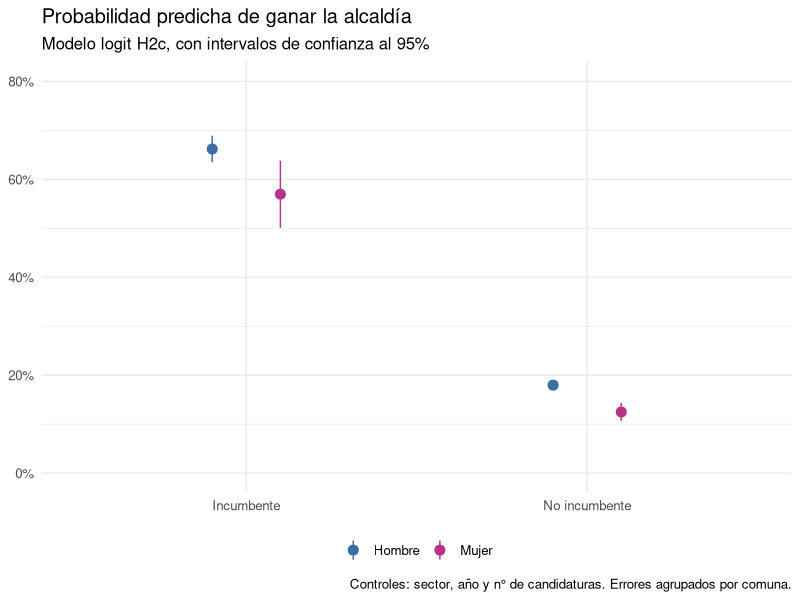

R code for this plot:
# =============================================================
# 04_modelos.R
# Estimación de los modelos para cada hipótesis:
#   H1 (oferta):    logit, ¿qué explica que una candidatura sea de una mujer?
#   H2 (demanda):   regresión lineal (% de votos) y logit (ganó o no)
#   H3 (reelección): logit de reelección entre incumbentes y
#                    logit ordenado del número de reelecciones
# Errores estándar agrupados por comuna, porque las candidaturas de
# una misma comuna comparten condiciones y no son independientes.
# Resultados: tablas (.csv) y gráficos (.png) en output/
# =============================================================

paquetes <- c("dplyr", "readr", "ggplot2", "sandwich", "lmtest", "MASS",
              "marginaleffects")
for (p in paquetes) {
  if (!requireNamespace(p, quietly = TRUE)) install.packages(p)
}
library(dplyr)
library(readr)
library(ggplot2)
library(sandwich)
library(lmtest)
library(marginaleffects)

base <- read_csv("data/clean/base_alcaldes.csv", show_col_types = FALSE) %>%
  mutate(
    anio   = factor(anio),
    # Categorías de referencia: hombre, izquierda
    sector = relevel(factor(sector), ref = "Izquierda")
  )
dir.create("output", showWarnings = FALSE)

# -------------------------------------------------------------
# Función para resumir un modelo en una tabla: coeficientes,
# errores agrupados por comuna, valor p e intervalo de confianza.
# En los logit se agregan las razones de odds (exp del coeficiente)
# -------------------------------------------------------------
resumir <- function(modelo, datos, nombre, logit = FALSE) {
  vc <- vcovCL(modelo, cluster = datos$comuna)
  ct <- coeftest(modelo, vcov. = vc)
  tabla <- data.frame(
    modelo      = nombre,
    variable    = rownames(ct),
    coeficiente = ct[, 1],
    error_est   = ct[, 2],
    valor_p     = ct[, 4],
    ic_inf      = ct[, 1] - 1.96 * ct[, 2],
    ic_sup      = ct[, 1] + 1.96 * ct[, 2],
    row.names = NULL
  )
  if (logit) {
    tabla$odds_ratio <- exp(tabla$coeficiente)
    tabla$or_ic_inf  <- exp(tabla$ic_inf)
    tabla$or_ic_sup  <- exp(tabla$ic_sup)
  }
  tabla$signif <- cut(tabla$valor_p, c(-Inf, 0.001, 0.01, 0.05, 0.1, Inf),
                      c("***", "**", "*", ".", ""))
  tabla$n <- nobs(modelo)
  tabla
}

# =============================================================
# H1. OFERTA: ¿en qué condiciones se presentan más mujeres?
# Variable dependiente: la candidatura es de una mujer (1/0)
# Muestra: todas las candidaturas 2004-2024
# Nota: el sector "Independiente" corresponde a las candidaturas
# fuera de pacto, por lo que captura también la dimensión de pacto
# =============================================================
m_h1 <- glm(mujer ~ sector + anio, data = base, family = binomial)
t_h1 <- resumir(m_h1, base, "H1: logit candidata mujer", logit = TRUE)

# =============================================================
# H2. DEMANDA: ¿se vota menos por las mujeres?
# Muestra: 2008-2024 (en 2004 no se sabe quién era incumbente)
# Controles: incumbencia, sector, año y n° de candidaturas en la comuna
# =============================================================
base_h2 <- base %>% filter(!is.na(incumbente)) %>% droplevels()

# H2a. Regresión lineal: % de votos obtenidos
m_h2a <- lm(pct_votos ~ mujer + incumbente + sector + anio + n_candidatos,
            data = base_h2)
t_h2a <- resumir(m_h2a, base_h2, "H2a: MCO % de votos")

# H2b. Logit: ganó la elección (1/0)
m_h2b <- glm(gano ~ mujer + incumbente + sector + anio + n_candidatos,
             data = base_h2, family = binomial)
t_h2b <- resumir(m_h2b, base_h2, "H2b: logit ganó", logit = TRUE)

# H2c. Igual que H2b, pero con interacción mujer x incumbente,
# para ver si la brecha es distinta entre incumbentes y desafiantes
m_h2c <- glm(gano ~ mujer * incumbente + sector + anio + n_candidatos,
             data = base_h2, family = binomial)
t_h2c <- resumir(m_h2c, base_h2, "H2c: logit ganó (interacción)", logit = TRUE)

# =============================================================
# H3. REELECCIÓN
# H3a. Logit: entre quienes buscaron la reelección, ¿ganaron? (1/0)
# =============================================================
base_h3 <- base_h2 %>% filter(incumbente == 1) %>% droplevels()
m_h3a <- glm(gano ~ mujer + periodos_previos + sector + anio + n_candidatos,
             data = base_h3, family = binomial)
t_h3a <- resumir(m_h3a, base_h3, "H3a: logit reelección", logit = TRUE)

# H3b. Logit ordenado: entre quienes ganaron la alcaldía, cuántas
# veces consecutivas llevaban reelectos (0 = primer período,
# 1 = primera reelección, 2 = segunda, 3 = tercera)
# Se cuentan solo los períodos desde 2004 en adelante
base_h3b <- base_h2 %>%
  filter(gano == 1) %>%
  mutate(n_periodo = periodos_previos,
         n_reelecciones = factor(pmin(n_periodo, 3), levels = 0:3, ordered = TRUE)) %>%
  droplevels()
m_h3b <- MASS::polr(n_reelecciones ~ mujer + sector + anio,
                    data = base_h3b, Hess = TRUE)
t_h3b <- resumir(m_h3b, base_h3b, "H3b: logit ordenado n° reelecciones", logit = TRUE)

# -------------------------------------------------------------
# Guardar todas las tablas de coeficientes
# -------------------------------------------------------------
tablas <- bind_rows(t_h1, t_h2a, t_h2b, t_h2c, t_h3a, t_h3b) %>%
  mutate(across(where(is.numeric) & !n, ~ round(.x, 3)))
write_csv(tablas, "output/tabla6_resultados_modelos.csv")

# Mostrar en consola los coeficientes de la variable mujer
print(tablas %>% filter(grepl("mujer", variable)) %>%
        select(modelo, variable, coeficiente, valor_p, odds_ratio, signif, n))

# =============================================================
# PROBABILIDADES PREDICHAS (para interpretar sustantivamente)
# =============================================================

# H2: probabilidad de ganar de hombres y mujeres, según incumbencia,
# manteniendo el resto de las variables en sus valores observados
pred_h2 <- avg_predictions(m_h2c, by = c("mujer", "incumbente"),
                           vcov = ~comuna) %>%
  as.data.frame() %>%
  mutate(Sexo = ifelse(mujer == 1, "Mujer", "Hombre"),
         Condición = ifelse(incumbente == 1, "Incumbente", "No incumbente"))
write_csv(pred_h2 %>% select(Condición, Sexo, estimate, conf.low, conf.high),
          "output/tabla7_prob_predicha_ganar.csv")
print(pred_h2 %>% select(Condición, Sexo, estimate, conf.low, conf.high))

g6 <- ggplot(pred_h2, aes(Condición, estimate, color = Sexo)) +
  geom_pointrange(aes(ymin = conf.low, ymax = conf.high),
                  position = position_dodge(0.4), size = 0.6) +
  scale_color_manual(values = c("Mujer" = "#B5338A", "Hombre" = "#3A6EA5")) +
  scale_y_continuous(labels = scales::percent, limits = c(0, 0.8)) +
  labs(title = "Probabilidad predicha de ganar la alcaldía",
       subtitle = "Modelo logit H2c, con intervalos de confianza al 95%",
       x = NULL, y = NULL, color = NULL,
       caption = "Controles: sector, año y n° de candidaturas. Errores agrupados por comuna.") +
  theme_minimal(base_size = 12) + theme(legend.position = "bottom")
ggsave("output/grafico6_prob_predicha_ganar.png", g6,
       width = 7, height = 5, dpi = 300, bg = "white")

# Efecto marginal promedio de ser mujer (en puntos porcentuales)
ame_h2b <- avg_slopes(m_h2b, variables = "mujer", vcov = ~comuna)
ame_h3a <- avg_slopes(m_h3a, variables = "mujer", vcov = ~comuna)
efectos <- bind_rows(
  as.data.frame(ame_h2b) %>% mutate(modelo = "H2b: ganar (todas)"),
  as.data.frame(ame_h3a) %>% mutate(modelo = "H3a: reelección (incumbentes)")
) %>% select(modelo, estimate, std.error, p.value, conf.low, conf.high)
write_csv(efectos, "output/tabla8_efectos_marginales_mujer.csv")
print(efectos)

# H3b: probabilidad predicha de cada número de reelecciones, por sexo
pred_h3b <- avg_predictions(m_h3b, by = "mujer") %>%
  as.data.frame() %>%
  mutate(Sexo = ifelse(mujer == 1, "Mujer", "Hombre"))
write_csv(pred_h3b %>% select(Sexo, group, estimate),
          "output/tabla9_prob_predicha_reelecciones.csv")
print(pred_h3b %>% select(Sexo, group, estimate))

message("Listo: resultados de los modelos guardados en output/")
